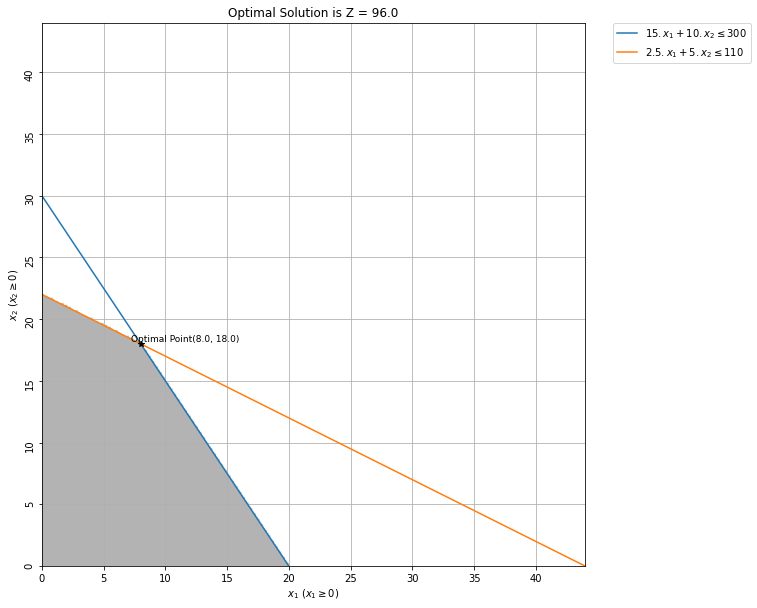

Generate this figure with Python:
# -*- coding: utf-8 -*-
"""sxd_question2.ipynb

Automatically generated by Colaboratory.

Original file is located at
    https://colab.research.google.com/drive/1sKrqigxiPchOimvO-jcXd8TNYksqoTqF
"""

# Commented out IPython magic to ensure Python compatibility.
from scipy.optimize import linprog
import numpy as np
import matplotlib.pyplot as plt
# %matplotlib inline
import warnings
warnings.filterwarnings('ignore')

class LinearProgramming:
  def __init__(self, obj, constraint, bound, _type):
    self.objective = obj
    self.constraints = constraint
    self.bnd = bound
    self.type = _type
    self.lhs_inequation = [ row[:-1] for row in self.constraints ]
    self.rhs_inequation = [ row[-1] for row in self.constraints ]
  
  def getOptimalParams( self ):
    obj = self.objective if self.type=='minimize' else [-1*val for val in self.objective]
    opt = linprog(c=obj, A_ub=self.lhs_inequation, b_ub=self.rhs_inequation, bounds=self.bnd, method="revised simplex")
    if opt.status == 0:
      optimalX1, optimalX2 = opt.x[0], opt.x[1]
      optimalZ = opt.fun if self.type=='minimize' else -1*opt.fun
      return optimalX1, optimalX2, optimalZ
    else:
      raise Exception("No optimal solution exist!")

  def make_plot( self, x_1, x_2, Z ):
    # Shortening the maximum limits of the plot
    mxm_lim = 0
    for row in range(len(self.rhs_inequation)):
      mxm_lim = max(mxm_lim, self.rhs_inequation[row]/min(self.lhs_inequation[row]))

    # Values for grid lines
    x1 = np.linspace(0, mxm_lim, 2000)
    x2 = np.linspace(0, mxm_lim, 2000)
    x3 = (self.rhs_inequation[0] - self.lhs_inequation[0][0] * x1)/self.lhs_inequation[0][1]
    x4 = (self.rhs_inequation[1] - self.lhs_inequation[1][0] * x1)/self.lhs_inequation[1][1]

    # Filling the feasible regions
    fig, ax = plt.subplots(figsize=(10, 10))
    ax.grid()
    d = np.linspace(0,mxm_lim,300)
    x_f,y_f = np.meshgrid(d,d)
    ax.imshow( ((x_f>=0) & (y_f>=0) & (y_f<=(self.rhs_inequation[0] - self.lhs_inequation[0][0]*x_f)/self.lhs_inequation[0][1]) & 
                (y_f<=(self.rhs_inequation[1] - self.lhs_inequation[1][0]*x_f)/self.lhs_inequation[1][1])).astype(int) , 
                    extent=(x_f.min(),x_f.max(),y_f.min(),y_f.max()),origin="lower", cmap="Greys", alpha = 0.3);


    # Plotting the result
    ax.plot(x1, x3, label=r'${x1_v}.x_1 + {x2_v}.x_2\leq{r_v}$'.format(x1_v=self.lhs_inequation[0][0], 
                                                                       x2_v=self.lhs_inequation[0][1], 
                                                                       r_v=self.rhs_inequation[0]))
    ax.plot(x1, x4, label=r'${x1_v}.x_1 + {x2_v}.x_2\leq{r_v}$'.format(x1_v=self.lhs_inequation[1][0], 
                                                                       x2_v=self.lhs_inequation[1][1], 
                                                                       r_v=self.rhs_inequation[1]))
    ax.plot(x_1, x_2, "*", color="black")
    ax.text(x_1-0.8, x_2+0.2, "Optimal Point({x_1}, {x_2})".format(x_1=x_1, x_2=x_2), size=9)
    ax.legend(bbox_to_anchor=(1.05, 1), loc=2, borderaxespad=0.)
    plt.xlabel(r'$x_1$' +" " + r'$(x_1 \geq 0)$')
    plt.ylabel(r'$x_2$' +" " + r'$(x_2 \geq 0)$')
    plt.yticks(rotation=90)
    plt.xlim((0, mxm_lim))
    plt.ylim((0, mxm_lim))
    plt.title("Optimal Solution is Z = {val}".format(val=Z))
    plt.show()

objective = [3, 4]
constraints = [[15, 10, 300], [2.5, 5, 110]]
bound = [(0, float("inf")),  # Bounds of X1
         (0, float("inf"))]  # Bounds of X2

lp = LinearProgramming(objective, constraints, bound, "maximize")
optimalX1, optimalX2, optimalZ = lp.getOptimalParams()
print(f"For given objective function, the optimal X1 is = {optimalX1}, optimal X2 is = {optimalX2}, and optimal Z = {optimalZ}")

print("\nThe graphical representation of above solution is : \n")
lp.make_plot(optimalX1, optimalX2, optimalZ)
